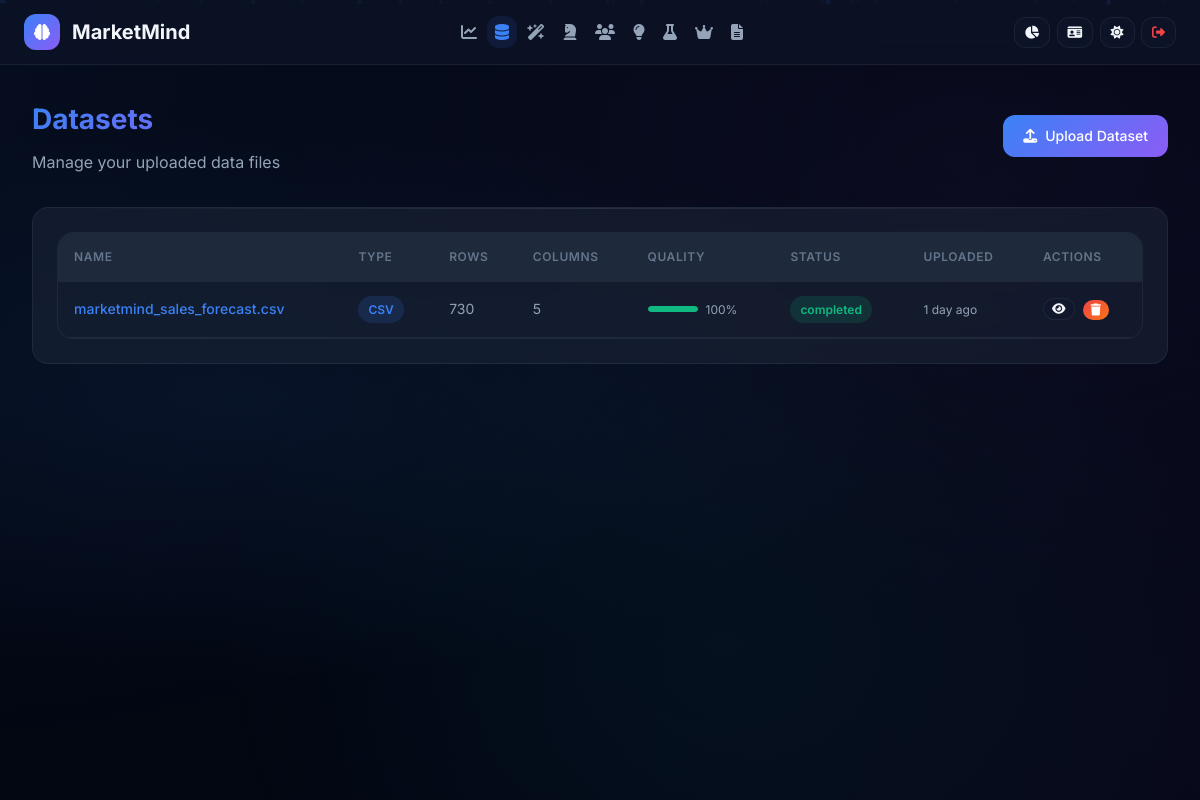
The page /datasets (signed in) on the database its author committed.
### database/models.py (models this page shows, shortened)
class User(UserMixin, db.Model):
    __tablename__ = 'users'
    id = db.Column(db.Integer, primary_key=True)
    username = db.Column(db.String(80), unique=True, nullable=False, index=True)
    email = db.Column(db.String(120), unique=True, nullable=False, index=True)
    password_hash = db.Column(db.String(255), nullable=False)
    first_name = db.Column(db.String(50), nullable=True)
    last_name = db.Column(db.String(50), nullable=True)
    role = db.Column(db.String(20), default='user')
    is_active = db.Column(db.Boolean, default=True)
    is_verified = db.Column(db.Boolean, default=False)
    avatar_url = db.Column(db.String(255), nullable=True)
    bio = db.Column(db.Text, nullable=True)
    company = db.Column(db.String(100), nullable=True)
    job_title = db.Column(db.String(100), nullable=True)
    phone = db.Column(db.String(20), nullable=True)
    theme_preference = db.Column(db.String(10), default='dark')
    language = db.Column(db.String(10), default='en')
    timezone = db.Column(db.String(50), default='UTC')
    date_format = db.Column(db.String(20), default='YYYY-MM-DD')
    notification_enabled = db.Column(db.Boolean, default=True)
    two_factor_enabled = db.Column(db.Boolean, default=False)
    api_key = db.Column(db.String(64), unique=True, nullable=True)
    last_login = db.Column(db.DateTime, nullable=True)
    login_count = db.Column(db.Integer, default=0)
    created_at = db.Column(db.DateTime, default=datetime.now)
    updated_at = db.Column(db.DateTime, default=datetime.now, onupdate=datetime.now)
    datasets = db.relationship('Dataset', backref='user', lazy='dynamic', cascade='all, delete-orphan')
    reports = db.relationship('Report', backref='user', lazy='dynamic', cascade='all, delete-orphan')
    forecasts = db.relationship('Forecast', backref='user', lazy='dynamic', cascade='all, delete-orphan')
    activity_logs = db.relationship('ActivityLog', backref='user', lazy='dynamic', cascade='all, delete-orphan')
    login_history = db.relationship('LoginHistory', backref='user', lazy='dynamic', cascade='all, delete-orphan')
    @property
    def is_admin(self):
        return self.role in ['admin', 'superadmin']

class Dataset(db.Model):
    __tablename__ = 'datasets'
    id = db.Column(db.Integer, primary_key=True)
    user_id = db.Column(db.Integer, db.ForeignKey('users.id'), nullable=False, index=True)
    filename = db.Column(db.String(255), nullable=False)
    original_filename = db.Column(db.String(255), nullable=False)
    file_path = db.Column(db.String(500), nullable=False)
    file_size = db.Column(db.Integer, default=0)
    file_type = db.Column(db.String(20), nullable=False)
    row_count = db.Column(db.Integer, default=0)
    column_count = db.Column(db.Integer, default=0)
    columns = db.Column(db.Text, nullable=True)
    column_types = db.Column(db.Text, nullable=True)
    date_column = db.Column(db.String(100), nullable=True)
    value_column = db.Column(db.String(100), nullable=True)
    category_column = db.Column(db.String(100), nullable=True)
    summary_stats = db.Column(db.Text, nullable=True)
    data_quality_score = db.Column(db.Float, default=0.0)
    quality_issues = db.Column(db.Text, nullable=True)
    processing_status = db.Column(db.String(20), default='pending')
    is_processed = db.Column(db.Boolean, default=False)
    description = db.Column(db.Text, nullable=True)
    tags = db.Column(db.String(255), nullable=True)
    created_at = db.Column(db.DateTime, default=datetime.now)
    updated_at = db.Column(db.DateTime, default=datetime.now, onupdate=datetime.now)

### app.py (the view)
@app.route('/datasets')
@login_required
def datasets():
    if not MODULES_AVAILABLE['models']:
        flash('Database not available.', 'error')
        return redirect(url_for('dashboard'))
    page = request.args.get('page', 1, type=int)
    per_page = 20
    datasets_query = Dataset.query.filter_by(user_id=current_user.id).order_by(Dataset.created_at.desc())
    total = datasets_query.count()
    datasets = datasets_query.offset((page - 1) * per_page).limit(per_page).all()
    pagination = {
        'page': page,
        'per_page': per_page,
        'total': total,
        'total_pages': (total + per_page - 1) // per_page,
        'has_prev': page > 1,
        'has_next': page < ((total + per_page - 1) // per_page)
    }
    return render_template('datasets/list.html', datasets=datasets, pagination=pagination)

### app.py (called while the page is built)
@app.context_processor
def inject_globals():
    return {
        'now': datetime.now(),
        'format_number': format_number,
        'format_currency': format_currency,
        'format_percentage': format_percentage,
        'score_to_color': score_to_color,
        'score_to_rating': score_to_rating,
        'time_ago': time_ago
    }

@login_manager.user_loader
def load_user(user_id):
    if MODULES_AVAILABLE['models']:
        return User.query.get(int(user_id))
    return None

@app.before_request
def before_request():
    if current_user.is_authenticated and MODULES_AVAILABLE['models']:
        current_user.updated_at = datetime.now()
        db.session.commit()

### utils.py (called while the page is built)
def format_number(value: Union[int, float], decimals: int = 2) -> str:
    if value is None or (isinstance(value, float) and math.isnan(value)):
        return "N/A"
    if abs(value) >= 1_000_000_000:
        return f"{value / 1_000_000_000:.{decimals}f}B"
    elif abs(value) >= 1_000_000:
        return f"{value / 1_000_000:.{decimals}f}M"
    elif abs(value) >= 1_000:
        return f"{value / 1_000:.{decimals}f}K"
    return f"{value:.{decimals}f}"

def score_to_color(score: float, max_score: float = 100) -> str:
    ratio = (score / max_score) * 100 if max_score > 0 else 0
    if ratio >= 90:
        return "#10b981"
    elif ratio >= 75:
        return "#22c55e"
    elif ratio >= 60:
        return "#f59e0b"
    elif ratio >= 40:
        return "#f97316"
    return "#ef4444"

def time_ago(dt: datetime) -> str:
    if not dt:
        return "Unknown"
    now = datetime.now()
    diff = now - dt
    seconds = int(diff.total_seconds())
    if seconds < 60:
        return "Just now"
    elif seconds < 3600:
        return f"{seconds // 60} minute{'s' if seconds // 60 != 1 else ''} ago"
    elif seconds < 86400:
        return f"{seconds // 3600} hour{'s' if seconds // 3600 != 1 else ''} ago"
    elif seconds < 604800:
        return f"{seconds // 86400} day{'s' if seconds // 86400 != 1 else ''} ago"
    elif seconds < 2592000:
        return f"{seconds // 604800} week{'s' if seconds // 604800 != 1 else ''} ago"
    return f"{seconds // 2592000} month{'s' if seconds // 2592000 != 1 else ''} ago"

### templates/datasets/list.html (shortened to what this page needs)
{% extends 'base.html' %}
{% block content %}
<div class="page-container">
    <div class="page-header flex items-center justify-between">
        <div>
            <h1>Datasets</h1>
            <p>Manage your uploaded data files</p>
        </div>
        <a href="{{ url_for('upload_dataset') }}" class="glass-btn glass-btn-primary">
            <i class="fas fa-upload"></i> Upload Dataset
        </a>
    </div>
    <div class="glass-card">
        {% if datasets %}
        <div class="data-table-container">
            <table class="data-table">
                <thead>
                    <tr>
                        <th>Name</th>
                        <th>Type</th>
                        <th>Rows</th>
                        <th>Columns</th>
                        <th>Quality</th>
                        <th>Status</th>
                        <th>Uploaded</th>
                        <th>Actions</th>
                    </tr>
                </thead>
                <tbody>
                    {% for d in datasets %}
                    <tr>
                        <td>
                            <a href="{{ url_for('view_dataset', dataset_id=d.id) }}" style="color: var(--accent-blue); text-decoration: none; font-weight: 500;">
                                {{ d.original_filename }}
                            </a>
                        </td>
                        <td><span class="badge badge-info">{{ d.file_type.upper() }}</span></td>
                        <td>{{ format_number(d.row_count, 0) }}</td>
                        <td>{{ d.column_count }}</td>
                        <td>
                            <div class="flex items-center gap-2">
                                <div class="progress-bar-container" style="width: 50px;">
                                    <div class="progress-bar-fill" style="width: {{ d.data_quality_score }}%; background: {{ score_to_color(d.data_quality_score) }};"></div>
                                </div>
                                <span style="font-size: 0.75rem;">{{ d.data_quality_score|round|int }}%</span>
                            </div>
                        </td>
                        <td><span class="badge badge-{{ 'success' if d.is_processed else 'warning' }}">{{ d.processing_status }}</span></td>
                        <td style="font-size: 0.75rem;">{{ time_ago(d.created_at) }}</td>
                        <td>
                            <div class="flex items-center gap-2">
                                <a href="{{ url_for('view_dataset', dataset_id=d.id) }}" class="glass-btn" style="padding: 0.25rem 0.5rem; font-size: 0.75rem;" title="View">
                                    <i class="fas fa-eye"></i>
                                </a>
                                <form method="POST" action="{{ url_for('delete_dataset', dataset_id=d.id) }}" style="display: inline;" onsubmit="return confirm('Delete this dataset? All related forecasts and analyses will be removed.');">
                                    <button type="submit" class="glass-btn glass-btn-danger" style="padding: 0.25rem 0.5rem; font-size: 0.75rem;" title="Delete">
                                        <i class="fas fa-trash"></i>
                                    </button>
                                </form>
                            </div>
                        </td>
                    </tr>
                    {% endfor %}
                </tbody>
            </table>
        </div>
        {% endif %}
    </div>
</div>
{% endblock %}

### rows shown on the page
Dataset: original_filename "marketmind_sales_forecast.csv", file_type "CSV", row_count "730", column_count "5", data_quality_score "100", processing_status "completed", created_at "1 day ago"
